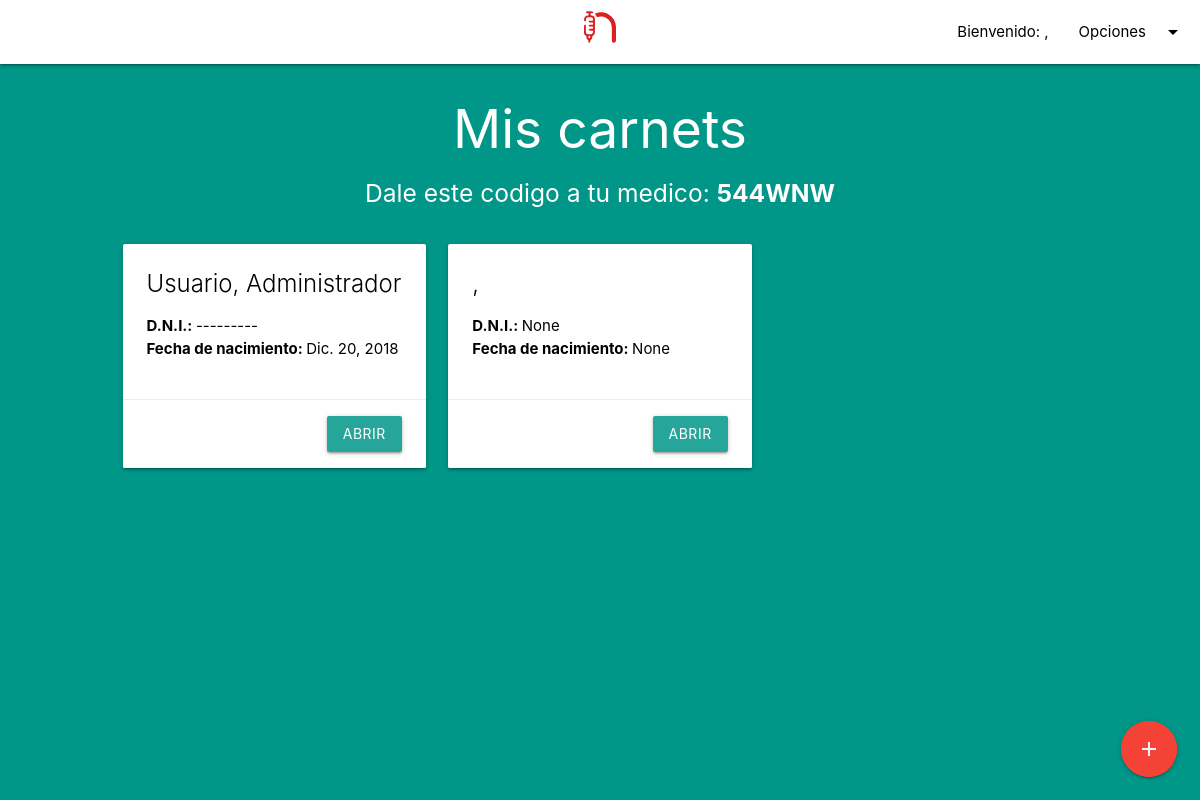
Screenshot of / (signed in) with the database file from the repository.
### accounts/models.py (models this page shows, shortened)
class User(AbstractUser):
    is_medic = models.BooleanField(null=True)
    dni = models.CharField(max_length=9, null=True, blank=False, unique=True)
    born_date = models.DateField(null=True)

class Token(models.Model):
    user = models.OneToOneField(User, on_delete=models.CASCADE, related_name='token')
    token = models.CharField(max_length=6, null=False)
    attemps = models.IntegerField(null=False, default=0)

### vacunacion/models.py (models this page shows, shortened)
class Carnet(models.Model):
    date_created = models.DateTimeField(auto_now_add=True)
    user = models.ForeignKey(User, null=False, on_delete=models.CASCADE, related_name='carnets')
    name = models.CharField(max_length=15, null=False, blank=False)
    last_name = models.CharField(max_length=15, null=False, blank=False)
    dni = models.CharField(max_length=9, null=True, blank=False)
    born_date = models.DateField(null=True)

### webpage/views.py (the view)
# urls.py: 2. Add a URL to urlpatterns:  path('', Home.as_view(), name='home')
def Home(request):
    if (request.user.is_authenticated):
        if (not request.user.is_medic):
            return render(request, 'webpage/home.html', {'children': request.user.carnets.all()})
        else:
            return (home_medic(request))
    else:
        return redirect('/accounts/login')

### webpage/templates/webpage/home.html
{% extends 'base.html' %}
{% block body %}
    <div class="row">
        <div class="center-align">
            <h2 class="white-text">Mis carnets</h2>
            <h5 class="white-text">Dale este codigo a tu medico: <b>{{ user.token.token }}</b></h5>
        </div>
    </div>
    <div class="row">
        <div class="col s1"></div>
        <div class="col s10">
            {% for child in children %}
                <div class="col s12 m6 l4">
                    <div class="card hoverable">
                        <div class="card-content black-text">
                            <span class="card-title">{{ child.name }}, {{ child.last_name }}</span>
                            <ul>
                                <li><b>D.N.I.: </b>{{ child.dni }}</li>
                                <li><b>Fecha de nacimiento: </b>{{ child.born_date }}</li>
                            </ul>
                        </div>
                        <div class="card-action right-align">
                            <a class="btn" href="{% url "vacunacion:carnet_detail" child.id %}">ABRIR</a>
                        </div>
                    </div>
                </div>
            {% endfor %}
        </div>
    </div>
    <div class="fixed-action-btn">
        <a href="{% url "vacunacion:create_carnet" %}" class="btn-floating btn-large red pulse">
            <i class="large material-icons">add</i>
        </a>
    </div>
{% endblock body %}

### rows the page displays
User: token.token "544WNW"
Carnet: name "Usuario", last_name "Administrador", dni "---------", born_date "Dic. 20, 2018"
Carnet: dni "None", born_date "None"
